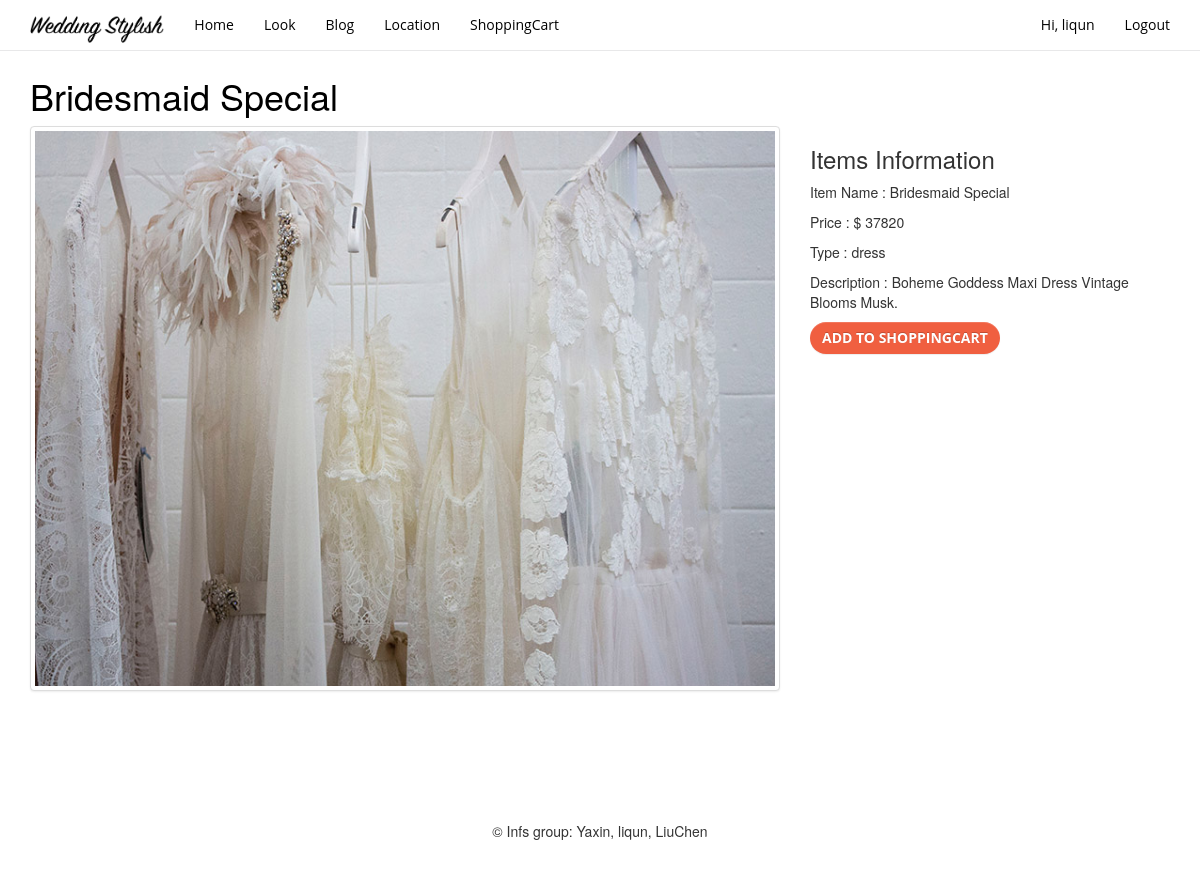
The app's page /?c=items&a=items&p=Bridesmaid Special (signed in) with its own data.
### tables this page shows
CREATE TABLE `product_info` (
  `product_name` varchar(50) NOT NULL,
  `price` double NOT NULL,
  `product_dsc` varchar(200) NOT NULL,
  `path` varchar(100) NOT NULL,
  `category` varchar(50) NOT NULL
);

### application/View/View.php (called while the page is built, shortened)
<?php
class View{
    protected $controller ;
    function __construct($controller,$action){
        $this->controller = $controller;
    }
    function display(){
        $view = str_replace('Controller','',$this->controller).'.php';
        require_once ROOT.'/application/View/'.$view;
    }
}
?>

### application/Controller/Controller.php (called while the page is built, shortened)
<?php
require_once "application/View/View.php";
class Controller{
    protected $_view;
    function __construct($controller,$action){
        $this->_view = new View($controller,$action);
    }
    function display(){
        $this->_view->display();
    }
}
?>

### application/Controller/ItemsController.php (called while the page is built)
<?php
require_once "Controller.php";
class ItemsController extends Controller {
    public function items(){
        $this->display();
    }
}
?>

### application/router.php (called while the page is built, shortened)
<?php
class AutoLoad {
    public function main()
    {
        $c = isset($_GET['c']) ? $_GET['c'] : "Index";
        $a = isset($_GET['a']) ? $_GET['a'] : "Index";
        $classname = ucfirst($c)."Controller";
        $controller = new $classname($classname,$a);
        $controller->$a();
    }
}
$app = new AutoLoad();
$app ->main();
?>

### index.php (called while the page is built)
<?php
require_once "application/router.php";
?>

### application/View/Items.php (the view, shortened to what this page needs)
<!DOCTYPE html>
<html lang="en">
  <head>
      <link href="Public/css/bootstrap.css" rel="stylesheet">
    <link href="Public/css/bootstrap-theme.min.css" rel="stylesheet" >
    <link rel="stylesheet" href="Public/css/style.css">
  </head>
  <body>
  <?php
  $host= DB_HOST;
  $dbName=DB_NAME;
  $dbh = new PDO("mysql:host=$host;dbname=$dbName", DB_USER, DB_PASSWORD);
	$click = $_GET['p'];
	$clickProduct = $dbh->prepare("SELECT * FROM `product_info` WHERE product_name = '{$click}'");
	$clickProduct -> execute();
	$clickedProduct = $clickProduct->fetchAll();
  ?>
    <nav class="navbar navbar-fixed-top container-fluid" id="mainNav">
      <div class="container">
        <div class="navbar-header">
          <a class="navbar-brand" href="index.php"><img src="Public/img/logo2.png" class="img-responsive" alt="logo image" id="brand-image"></a>
        </div>
        <div id="navbar" class="collapse navbar-collapse navHeaderCollapse">
          <ul class="nav navbar-nav ml-auto">
            <li class="active"><a href="?c=index">Home</a></li>
             <li class="nav-item"><a class="nav-link js-scroll-trigger" href="?c=look">Look</a></li>
            <li class="nav-item"><a class="nav-link js-scroll-trigger" href="?c=blog">Blog</a></li>
            <li class="nav-item"><a class="nav-link js-scroll-trigger" href="?c=location">Location</a></li>
            <li class="nav-item"><a class="nav-link js-scroll-trigger" href="?c=shoppingcart">ShoppingCart</a></li>
          </ul>
		  <?php
		  if(isset($_SESSION['user'])){
        $loginUser=$_SESSION['user'];
			  echo '
			<ul class="nav navbar-nav navbar-right">
            <li class="active"><a href="?c=userprofile">Hi, '.$loginUser.'</a></li>
            <li class="active"><a href="?c=logout&a=logout">Logout</a></li>
			</ul>';
		  }
		  ?>
    </nav>
    <div class="container items">
      <h1 class="my-4"><a class="itemsLink" ><?php
  	  echo $clickedProduct[0]["product_name"];
  	  ?></a>
      </h1>
      <div class="row">
		  <?php
		  echo '
		   <div class="col-md-8">
          <img class="img-fluid img-thumbnail" src="'.$clickedProduct[0]["path"].'" alt="">
			</div>
			<div class="col-md-4">
          <h3 class="my-3">Items Information</h3>
            <p> Item Name : '.$clickedProduct[0]["product_name"].'</p>
            <p> Price : $ '. $clickedProduct[0]["price"] . ' </p>
			<p> Type : '. $clickedProduct[0]["category"] . ' </p>
			<p> Description : '. $clickedProduct[0]["product_dsc"] . ' </p>
		<form method = "POST" action = "#">
			<input id="thisItem" readonly="readonly" name="product_name" style = "border:none;" value="'.$clickedProduct[0]["product_name"].'" >
			<script>document.getElementById("thisItem").style.display = "none";</script>
            <button class="btn btn-warning btn-md js-scroll-trigger" type="submit">Add to ShoppingCart</button>
          </a>
        </div>
        <div class="modal fade" role="dialog" id="loginModal">
          <div class="modal-dialog">
          </div>
        </div>
		</form>
        </div>
		  ';
		  ?>
      </div>
    <section>
      <div class="footer">
    &copy; Infs group: Yaxin, liqun, LiuChen
</div>
    </section>
  </body>
</html>

### Public/css/style.css (style rules this page uses)
html { width: 100%; height: 100%; }
body { font-family: 'Merriweather', 'Helvetica Neue', Arial, sans-serif; width: 100vw; }
#mainNav { border-bottom: 1px solid rgba(33, 37, 41, 0.1); background-color: rgba(255, 255, 255, 0.7); font-family: 'Open Sans', 'Helvetica Neue', Arial, sans-serif; -webkit-transition: all 0.2s; -moz-transition: all 0.2s; transition: all 0.2s; }
a { color: black; -webkit-transition: all 0.2s; -moz-transition: all 0.2s; transition: all 0.2s; }
.img-responsive { max-width: 10%; max-height: auto; }
#brand-image { max-width: 200%; max-height: 140%; height: inherit !important; }
.btn { font-weight: 700; background-image:none; text-transform: uppercase; border: none; border-radius: 300px; font-family: 'Open Sans', 'Helvetica Neue', Arial, sans-serif; }
.btn-warning { color: White; background-color: #f05f40; border-color: none; }
section { padding: 8rem 0; text-align: center; }
* { -webkit-box-sizing: border-box; -moz-box-sizing: border-box; box-sizing: border-box; }
.footer { padding-top: 50px; }
@media (min-width: 992px) { body { padding-top: 56px; } }

### records on screen
product_info: product_name "Bridesmaid Special", price "37820", category "dress", product_dsc "Boheme Goddess Maxi Dress Vintage Blooms Musk."

### other values on screen
$loginUser "liqun"
